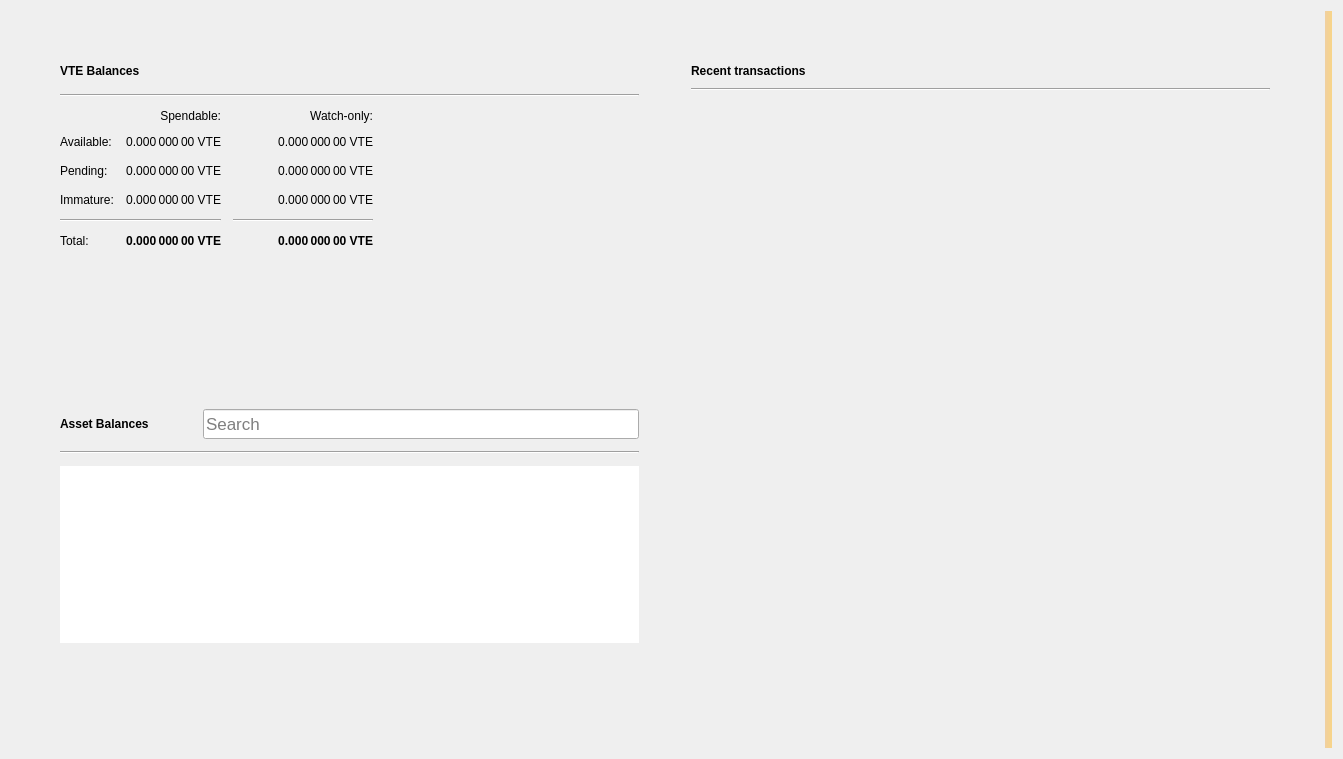
<?xml version="1.0" encoding="UTF-8"?>
<ui version="4.0">
 <class>OverviewPage</class>
 <widget class="QWidget" name="OverviewPage">
  <property name="geometry">
   <rect>
    <x>0</x>
    <y>0</y>
    <width>1343</width>
    <height>759</height>
   </rect>
  </property>
  <property name="windowTitle">
   <string>Form</string>
  </property>
  <property name="autoFillBackground">
   <bool>false</bool>
  </property>
  <layout class="QGridLayout" name="gridLayout_3">
   <item row="0" column="1">
    <layout class="QVBoxLayout" name="verticalLayout_7">
     <property name="spacing">
      <number>0</number>
     </property>
     <property name="leftMargin">
      <number>0</number>
     </property>
     <property name="topMargin">
      <number>0</number>
     </property>
     <property name="rightMargin">
      <number>0</number>
     </property>
     <property name="bottomMargin">
      <number>0</number>
     </property>
     <item>
      <layout class="QHBoxLayout" name="horizontalLayout" stretch="0,0">
       <property name="spacing">
        <number>34</number>
       </property>
       <property name="sizeConstraint">
        <enum>QLayout::SetMaximumSize</enum>
       </property>
       <property name="leftMargin">
        <number>40</number>
       </property>
       <property name="topMargin">
        <number>40</number>
       </property>
       <property name="rightMargin">
        <number>40</number>
       </property>
       <property name="bottomMargin">
        <number>40</number>
       </property>
       <item>
        <layout class="QVBoxLayout" name="verticalLayout_2">
         <property name="spacing">
          <number>34</number>
         </property>
         <property name="rightMargin">
          <number>0</number>
         </property>
         <item>
          <widget class="QFrame" name="frame">
           <property name="sizePolicy">
            <sizepolicy hsizetype="Preferred" vsizetype="Preferred">
             <horstretch>0</horstretch>
             <verstretch>0</verstretch>
            </sizepolicy>
           </property>
           <property name="frameShape">
            <enum>QFrame::NoFrame</enum>
           </property>
           <property name="frameShadow">
            <enum>QFrame::Raised</enum>
           </property>
           <property name="lineWidth">
            <number>10</number>
           </property>
           <layout class="QVBoxLayout" name="verticalLayout_4">
            <property name="spacing">
             <number>12</number>
            </property>
            <item>
             <layout class="QHBoxLayout" name="horizontalLayout_4">
              <item>
               <widget class="QLabel" name="virtualempireBalancesLabel">
                <property name="font">
                 <font>
                  <weight>75</weight>
                  <bold>true</bold>
                 </font>
                </property>
                <property name="text">
                 <string>VTE Balances</string>
                </property>
               </widget>
              </item>
              <item>
               <widget class="QPushButton" name="labelWalletStatus">
                <property name="enabled">
                 <bool>true</bool>
                </property>
                <property name="maximumSize">
                 <size>
                  <width>30</width>
                  <height>16777215</height>
                 </size>
                </property>
                <property name="toolTip">
                 <string>The displayed information may be out of date. Your wallet automatically synchronizes with the virtualempire network after a connection is established, but this process has not completed yet.</string>
                </property>
                <property name="text">
                 <string/>
                </property>
                <property name="icon">
                 <iconset>
                  <normaloff>:/icons/warning</normaloff>
                  <disabledoff>:/icons/warning</disabledoff>:/icons/warning</iconset>
                </property>
                <property name="iconSize">
                 <size>
                  <width>24</width>
                  <height>24</height>
                 </size>
                </property>
                <property name="flat">
                 <bool>true</bool>
                </property>
               </widget>
              </item>
              <item>
               <spacer name="horizontalSpacer_3">
                <property name="orientation">
                 <enum>Qt::Horizontal</enum>
                </property>
                <property name="sizeHint" stdset="0">
                 <size>
                  <width>40</width>
                  <height>20</height>
                 </size>
                </property>
               </spacer>
              </item>
             </layout>
            </item>
            <item>
             <widget class="Line" name="line_2">
              <property name="orientation">
               <enum>Qt::Horizontal</enum>
              </property>
             </widget>
            </item>
            <item>
             <layout class="QGridLayout" name="gridLayout">
              <property name="spacing">
               <number>12</number>
              </property>
              <item row="3" column="2">
               <widget class="QLabel" name="labelWatchImmature">
                <property name="font">
                 <font>
                  <weight>50</weight>
                  <bold>false</bold>
                 </font>
                </property>
                <property name="cursor">
                 <cursorShape>IBeamCursor</cursorShape>
                </property>
                <property name="toolTip">
                 <string>Mined balance in watch-only addresses that has not yet matured</string>
                </property>
                <property name="text">
                 <string notr="true">0.000 000 00 VTE</string>
                </property>
                <property name="alignment">
                 <set>Qt::AlignRight|Qt::AlignTrailing|Qt::AlignVCenter</set>
                </property>
                <property name="textInteractionFlags">
                 <set>Qt::LinksAccessibleByMouse|Qt::TextSelectableByKeyboard|Qt::TextSelectableByMouse</set>
                </property>
               </widget>
              </item>
              <item row="2" column="3">
               <spacer name="horizontalSpacer_2">
                <property name="orientation">
                 <enum>Qt::Horizontal</enum>
                </property>
                <property name="sizeHint" stdset="0">
                 <size>
                  <width>40</width>
                  <height>20</height>
                 </size>
                </property>
               </spacer>
              </item>
              <item row="1" column="0">
               <widget class="QLabel" name="labelBalanceText">
                <property name="text">
                 <string>Available:</string>
                </property>
               </widget>
              </item>
              <item row="1" column="2">
               <widget class="QLabel" name="labelWatchAvailable">
                <property name="font">
                 <font>
                  <weight>50</weight>
                  <bold>false</bold>
                 </font>
                </property>
                <property name="cursor">
                 <cursorShape>IBeamCursor</cursorShape>
                </property>
                <property name="toolTip">
                 <string>Your current balance in watch-only addresses</string>
                </property>
                <property name="text">
                 <string notr="true">0.000 000 00 VTE</string>
                </property>
                <property name="alignment">
                 <set>Qt::AlignRight|Qt::AlignTrailing|Qt::AlignVCenter</set>
                </property>
                <property name="textInteractionFlags">
                 <set>Qt::LinksAccessibleByMouse|Qt::TextSelectableByKeyboard|Qt::TextSelectableByMouse</set>
                </property>
               </widget>
              </item>
              <item row="2" column="1">
               <widget class="QLabel" name="labelUnconfirmed">
                <property name="font">
                 <font>
                  <weight>50</weight>
                  <bold>false</bold>
                 </font>
                </property>
                <property name="cursor">
                 <cursorShape>IBeamCursor</cursorShape>
                </property>
                <property name="toolTip">
                 <string>Total of transactions that have yet to be confirmed, and do not yet count toward the spendable balance</string>
                </property>
                <property name="text">
                 <string notr="true">0.000 000 00 VTE</string>
                </property>
                <property name="alignment">
                 <set>Qt::AlignRight|Qt::AlignTrailing|Qt::AlignVCenter</set>
                </property>
                <property name="textInteractionFlags">
                 <set>Qt::LinksAccessibleByMouse|Qt::TextSelectableByKeyboard|Qt::TextSelectableByMouse</set>
                </property>
               </widget>
              </item>
              <item row="4" column="2">
               <widget class="Line" name="lineWatchBalance">
                <property name="sizePolicy">
                 <sizepolicy hsizetype="Preferred" vsizetype="Fixed">
                  <horstretch>0</horstretch>
                  <verstretch>0</verstretch>
                 </sizepolicy>
                </property>
                <property name="minimumSize">
                 <size>
                  <width>140</width>
                  <height>0</height>
                 </size>
                </property>
                <property name="orientation">
                 <enum>Qt::Horizontal</enum>
                </property>
               </widget>
              </item>
              <item row="0" column="1">
               <widget class="QLabel" name="labelSpendable">
                <property name="text">
                 <string>Spendable:</string>
                </property>
                <property name="alignment">
                 <set>Qt::AlignRight|Qt::AlignTrailing|Qt::AlignVCenter</set>
                </property>
               </widget>
              </item>
              <item row="3" column="0">
               <widget class="QLabel" name="labelImmatureText">
                <property name="text">
                 <string>Immature:</string>
                </property>
               </widget>
              </item>
              <item row="5" column="2">
               <widget class="QLabel" name="labelWatchTotal">
                <property name="font">
                 <font>
                  <weight>75</weight>
                  <bold>true</bold>
                 </font>
                </property>
                <property name="cursor">
                 <cursorShape>IBeamCursor</cursorShape>
                </property>
                <property name="toolTip">
                 <string>Current total balance in watch-only addresses</string>
                </property>
                <property name="text">
                 <string notr="true">0.000 000 00 VTE</string>
                </property>
                <property name="alignment">
                 <set>Qt::AlignRight|Qt::AlignTrailing|Qt::AlignVCenter</set>
                </property>
                <property name="textInteractionFlags">
                 <set>Qt::LinksAccessibleByMouse|Qt::TextSelectableByKeyboard|Qt::TextSelectableByMouse</set>
                </property>
               </widget>
              </item>
              <item row="4" column="0" colspan="2">
               <widget class="Line" name="line">
                <property name="orientation">
                 <enum>Qt::Horizontal</enum>
                </property>
               </widget>
              </item>
              <item row="0" column="2">
               <widget class="QLabel" name="labelWatchonly">
                <property name="text">
                 <string>Watch-only:</string>
                </property>
                <property name="alignment">
                 <set>Qt::AlignRight|Qt::AlignTrailing|Qt::AlignVCenter</set>
                </property>
               </widget>
              </item>
              <item row="5" column="1">
               <widget class="QLabel" name="labelTotal">
                <property name="font">
                 <font>
                  <weight>75</weight>
                  <bold>true</bold>
                 </font>
                </property>
                <property name="cursor">
                 <cursorShape>IBeamCursor</cursorShape>
                </property>
                <property name="toolTip">
                 <string>Your current total balance</string>
                </property>
                <property name="text">
                 <string notr="true">0.000 000 00 VTE</string>
                </property>
                <property name="alignment">
                 <set>Qt::AlignRight|Qt::AlignTrailing|Qt::AlignVCenter</set>
                </property>
                <property name="textInteractionFlags">
                 <set>Qt::LinksAccessibleByMouse|Qt::TextSelectableByKeyboard|Qt::TextSelectableByMouse</set>
                </property>
               </widget>
              </item>
              <item row="1" column="1">
               <widget class="QLabel" name="labelBalance">
                <property name="font">
                 <font>
                  <weight>50</weight>
                  <bold>false</bold>
                 </font>
                </property>
                <property name="cursor">
                 <cursorShape>IBeamCursor</cursorShape>
                </property>
                <property name="toolTip">
                 <string>Your current spendable balance</string>
                </property>
                <property name="text">
                 <string notr="true">0.000 000 00 VTE</string>
                </property>
                <property name="alignment">
                 <set>Qt::AlignRight|Qt::AlignTrailing|Qt::AlignVCenter</set>
                </property>
                <property name="textInteractionFlags">
                 <set>Qt::LinksAccessibleByMouse|Qt::TextSelectableByKeyboard|Qt::TextSelectableByMouse</set>
                </property>
               </widget>
              </item>
              <item row="2" column="0">
               <widget class="QLabel" name="labelPendingText">
                <property name="text">
                 <string>Pending:</string>
                </property>
               </widget>
              </item>
              <item row="5" column="0">
               <widget class="QLabel" name="labelTotalText">
                <property name="text">
                 <string>Total:</string>
                </property>
               </widget>
              </item>
              <item row="3" column="1">
               <widget class="QLabel" name="labelImmature">
                <property name="font">
                 <font>
                  <weight>50</weight>
                  <bold>false</bold>
                 </font>
                </property>
                <property name="cursor">
                 <cursorShape>IBeamCursor</cursorShape>
                </property>
                <property name="toolTip">
                 <string>Mined balance that has not yet matured</string>
                </property>
                <property name="text">
                 <string notr="true">0.000 000 00 VTE</string>
                </property>
                <property name="alignment">
                 <set>Qt::AlignRight|Qt::AlignTrailing|Qt::AlignVCenter</set>
                </property>
                <property name="textInteractionFlags">
                 <set>Qt::LinksAccessibleByMouse|Qt::TextSelectableByKeyboard|Qt::TextSelectableByMouse</set>
                </property>
               </widget>
              </item>
              <item row="2" column="2">
               <widget class="QLabel" name="labelWatchPending">
                <property name="font">
                 <font>
                  <weight>50</weight>
                  <bold>false</bold>
                 </font>
                </property>
                <property name="cursor">
                 <cursorShape>IBeamCursor</cursorShape>
                </property>
                <property name="toolTip">
                 <string>Unconfirmed transactions to watch-only addresses</string>
                </property>
                <property name="text">
                 <string notr="true">0.000 000 00 VTE</string>
                </property>
                <property name="alignment">
                 <set>Qt::AlignRight|Qt::AlignTrailing|Qt::AlignVCenter</set>
                </property>
                <property name="textInteractionFlags">
                 <set>Qt::LinksAccessibleByMouse|Qt::TextSelectableByKeyboard|Qt::TextSelectableByMouse</set>
                </property>
               </widget>
              </item>
             </layout>
            </item>
           </layout>
          </widget>
         </item>
         <item>
          <widget class="QWidget" name="assetVerticalSpaceWidget2" native="true">
           <property name="autoFillBackground">
            <bool>false</bool>
           </property>
           <layout class="QVBoxLayout" name="verticalLayout_6">
            <item>
             <spacer name="verticalSpacer_4">
              <property name="orientation">
               <enum>Qt::Vertical</enum>
              </property>
              <property name="sizeHint" stdset="0">
               <size>
                <width>20</width>
                <height>87</height>
               </size>
              </property>
             </spacer>
            </item>
           </layout>
          </widget>
         </item>
         <item>
          <widget class="QFrame" name="assetFrame">
           <property name="autoFillBackground">
            <bool>true</bool>
           </property>
           <property name="frameShape">
            <enum>QFrame::NoFrame</enum>
           </property>
           <property name="frameShadow">
            <enum>QFrame::Plain</enum>
           </property>
           <property name="lineWidth">
            <number>0</number>
           </property>
           <layout class="QVBoxLayout" name="verticalLayout_5">
            <property name="spacing">
             <number>12</number>
            </property>
            <item>
             <layout class="QHBoxLayout" name="assetBalanceHorizontalLayout">
              <item alignment="Qt::AlignVCenter">
               <widget class="QLabel" name="assetBalanceLabel">
                <property name="font">
                 <font>
                  <weight>75</weight>
                  <bold>true</bold>
                 </font>
                </property>
                <property name="text">
                 <string>Asset Balances</string>
                </property>
               </widget>
              </item>
              <item>
               <widget class="QPushButton" name="labelAssetStatus">
                <property name="enabled">
                 <bool>true</bool>
                </property>
                <property name="maximumSize">
                 <size>
                  <width>30</width>
                  <height>16777215</height>
                 </size>
                </property>
                <property name="toolTip">
                 <string>The displayed information may be out of date. Your wallet automatically synchronizes with the virtualempire network after a connection is established, but this process has not completed yet.</string>
                </property>
                <property name="text">
                 <string/>
                </property>
                <property name="icon">
                 <iconset>
                  <normaloff>:/icons/warning</normaloff>
                  <disabledoff>:/icons/warning</disabledoff>:/icons/warning</iconset>
                </property>
                <property name="iconSize">
                 <size>
                  <width>24</width>
                  <height>24</height>
                 </size>
                </property>
                <property name="flat">
                 <bool>true</bool>
                </property>
               </widget>
              </item>
              <item alignment="Qt::AlignBottom">
               <widget class="QLineEdit" name="assetSearch">
                <property name="sizePolicy">
                 <sizepolicy hsizetype="Expanding" vsizetype="Preferred">
                  <horstretch>0</horstretch>
                  <verstretch>0</verstretch>
                 </sizepolicy>
                </property>
                <property name="minimumSize">
                 <size>
                  <width>0</width>
                  <height>30</height>
                 </size>
                </property>
                <property name="maximumSize">
                 <size>
                  <width>16777215</width>
                  <height>30</height>
                 </size>
                </property>
                <property name="sizeIncrement">
                 <size>
                  <width>0</width>
                  <height>0</height>
                 </size>
                </property>
                <property name="baseSize">
                 <size>
                  <width>0</width>
                  <height>0</height>
                 </size>
                </property>
                <property name="font">
                 <font>
                  <pointsize>13</pointsize>
                 </font>
                </property>
                <property name="maxLength">
                 <number>32</number>
                </property>
                <property name="frame">
                 <bool>true</bool>
                </property>
                <property name="alignment">
                 <set>Qt::AlignLeading|Qt::AlignLeft|Qt::AlignVCenter</set>
                </property>
                <property name="placeholderText">
                 <string>Search</string>
                </property>
                <property name="clearButtonEnabled">
                 <bool>true</bool>
                </property>
               </widget>
              </item>
             </layout>
            </item>
            <item>
             <widget class="Line" name="assetBalanceLine">
              <property name="orientation">
               <enum>Qt::Horizontal</enum>
              </property>
             </widget>
            </item>
            <item>
             <widget class="QListView" name="listAssets">
              <property name="frameShape">
               <enum>QFrame::NoFrame</enum>
              </property>
              <property name="lineWidth">
               <number>0</number>
              </property>
              <property name="verticalScrollMode">
               <enum>QAbstractItemView::ScrollPerItem</enum>
              </property>
             </widget>
            </item>
            <item>
             <widget class="QWidget" name="assetVerticalSpaceWidget" native="true">
              <property name="autoFillBackground">
               <bool>false</bool>
              </property>
              <layout class="QVBoxLayout" name="verticalLayout">
               <item>
                <spacer name="verticalSpacer_3">
                 <property name="orientation">
                  <enum>Qt::Vertical</enum>
                 </property>
                 <property name="sizeHint" stdset="0">
                  <size>
                   <width>20</width>
                   <height>40</height>
                  </size>
                 </property>
                </spacer>
               </item>
              </layout>
             </widget>
            </item>
           </layout>
          </widget>
         </item>
        </layout>
       </item>
       <item>
        <layout class="QVBoxLayout" name="verticalLayout_3">
         <property name="spacing">
          <number>34</number>
         </property>
         <property name="leftMargin">
          <number>0</number>
         </property>
         <item>
          <widget class="QFrame" name="frame_2">
           <property name="sizePolicy">
            <sizepolicy hsizetype="Preferred" vsizetype="Fixed">
             <horstretch>0</horstretch>
             <verstretch>0</verstretch>
            </sizepolicy>
           </property>
           <property name="frameShape">
            <enum>QFrame::NoFrame</enum>
           </property>
           <property name="frameShadow">
            <enum>QFrame::Plain</enum>
           </property>
           <property name="lineWidth">
            <number>0</number>
           </property>
           <layout class="QGridLayout" name="gridLayout_2">
            <property name="horizontalSpacing">
             <number>12</number>
            </property>
            <item row="0" column="0">
             <layout class="QHBoxLayout" name="horizontalLayout_2">
              <item>
               <widget class="QLabel" name="recentTransactionsLabel">
                <property name="font">
                 <font>
                  <weight>75</weight>
                  <bold>true</bold>
                 </font>
                </property>
                <property name="text">
                 <string>Recent transactions</string>
                </property>
               </widget>
              </item>
              <item>
               <widget class="QPushButton" name="labelTransactionsStatus">
                <property name="enabled">
                 <bool>true</bool>
                </property>
                <property name="maximumSize">
                 <size>
                  <width>30</width>
                  <height>16777215</height>
                 </size>
                </property>
                <property name="toolTip">
                 <string>The displayed information may be out of date. Your wallet automatically synchronizes with the virtualempire network after a connection is established, but this process has not completed yet.</string>
                </property>
                <property name="text">
                 <string/>
                </property>
                <property name="icon">
                 <iconset>
                  <normaloff>:/icons/warning</normaloff>
                  <disabledoff>:/icons/warning</disabledoff>:/icons/warning</iconset>
                </property>
                <property name="iconSize">
                 <size>
                  <width>24</width>
                  <height>24</height>
                 </size>
                </property>
                <property name="flat">
                 <bool>true</bool>
                </property>
               </widget>
              </item>
              <item>
               <spacer name="horizontalSpacer">
                <property name="orientation">
                 <enum>Qt::Horizontal</enum>
                </property>
                <property name="sizeHint" stdset="0">
                 <size>
                  <width>40</width>
                  <height>20</height>
                 </size>
                </property>
               </spacer>
              </item>
             </layout>
            </item>
            <item row="2" column="0">
             <widget class="QListView" name="listTransactions">
              <property name="styleSheet">
               <string notr="true">QListView { background: transparent; }</string>
              </property>
              <property name="frameShape">
               <enum>QFrame::NoFrame</enum>
              </property>
              <property name="verticalScrollBarPolicy">
               <enum>Qt::ScrollBarAlwaysOff</enum>
              </property>
              <property name="horizontalScrollBarPolicy">
               <enum>Qt::ScrollBarAlwaysOff</enum>
              </property>
              <property name="selectionMode">
               <enum>QAbstractItemView::NoSelection</enum>
              </property>
             </widget>
            </item>
            <item row="1" column="0">
             <widget class="Line" name="line_3">
              <property name="orientation">
               <enum>Qt::Horizontal</enum>
              </property>
             </widget>
            </item>
           </layout>
          </widget>
         </item>
         <item>
          <spacer name="verticalSpacer_2">
           <property name="orientation">
            <enum>Qt::Vertical</enum>
           </property>
           <property name="sizeHint" stdset="0">
            <size>
             <width>20</width>
             <height>40</height>
            </size>
           </property>
          </spacer>
         </item>
        </layout>
       </item>
      </layout>
     </item>
    </layout>
   </item>
   <item row="0" column="3">
    <widget class="QLabel" name="labelAlerts">
     <property name="visible">
      <bool>true</bool>
     </property>
     <property name="styleSheet">
      <string notr="true">QLabel { background-color: qlineargradient(x1: 0, y1: 0, x2: 1, y2: 0, stop:0 #F0D0A0, stop:1 #F8D488); color:#000000; }</string>
     </property>
     <property name="wordWrap">
      <bool>true</bool>
     </property>
     <property name="margin">
      <number>3</number>
     </property>
     <property name="textInteractionFlags">
      <set>Qt::TextSelectableByMouse</set>
     </property>
    </widget>
   </item>
  </layout>
 </widget>
 <resources/>
 <connections/>
</ui>
